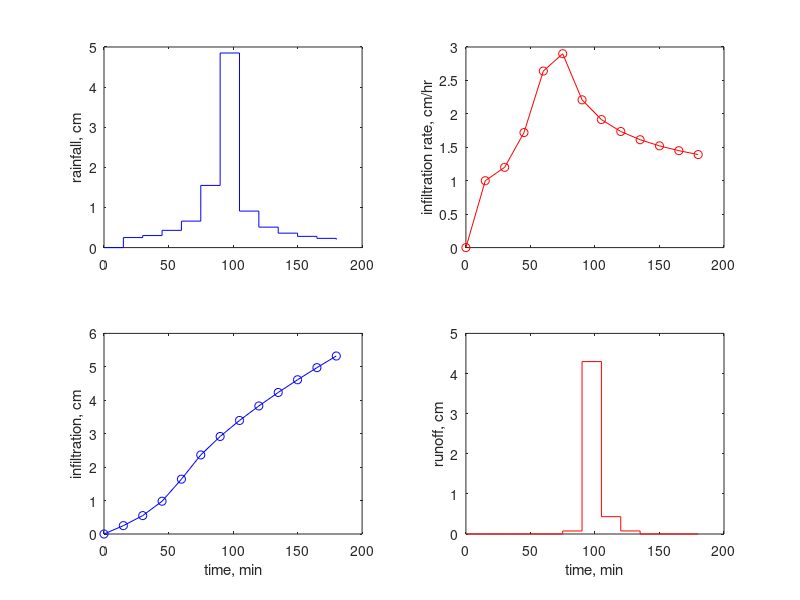

MATLAB code for this plot:
% Green-Ampt excess rainfall model
% P. Moore - Sept. 2015
%   based on Examples 3.2 amd 3.3 from Julien, 2002
clear all; %close all;

% ====== Soil properties =========

p0 = 0.501;         % -, total porosity
p0e = 0.486;        % -, drainable porosity
Se = 0.3;           % -, initial effective saturation <==== ANTECEDENT MOISTURE
psi = 16.68;        % cm, suction head
K = 0.65;           % cm/hr, saturated hydraulic conductivity
hstor = 0.75;       % cm, depression storage capacity
dtheta0 = p0e*(1-Se);   % -, moisture capacity

% ====== Rainfall time series =========

t = 0:15:180;       % min, time elapsed
thr = t/60;         % hr, converted
idt = [0 0.25 0.3 0.43 0.66 1.55 4.85 0.91 0.51 0.36 0.28 0.23 0.2];
                    % cm, rainfall during time increment
nt = length(t);
dt = thr(2)-thr(1);
                    
% ======= Pre-allocate arrays ================

fp = zeros(nt,1); dFa = zeros(nt,1); Fp = zeros(nt,1); dFp = zeros(nt,1);
Sstor = zeros(nt,1); exc = zeros(nt,1); runoff = zeros(nt,1);
dSstor = zeros(nt,1); dexc = zeros(nt,1); idt_plus_Sstor = zeros(nt,1);

% * dFa is actual cumulative infiltration. fp is the potential infiltration 
% rate and Fp and dFp the potential cumulative infiltration and step change 
% (independent of rainfall intensity). All are functions of time, so 
% require arrays of length nt. Matlab (and other languages) run more
% efficiently if variable sizes don't change within loops.

% Sstor is surface detention storage in micro-depressions, up to hstor. exc
% is the excess that can become runoff once depression storage is full.

% ======= Set up initial conditions =====================
%    * first two rows are ICs; all pre-filled with zeros

Fp(1) = 1e-5; % need nonzero value since Fp is in denominator of fp eqn.


% ======= Solution loop =================================

for i = 2:nt
    fp(i) = K*(1 + (psi*dtheta0)/Fp(i-1));      % pot. inf. rate  <======
    dFp(i) = fp(i)*dt;                          % pot. cumul. inf.
    idt_plus_Sstor(i) = idt(i)+Sstor(i-1);      % water needing entry
    dFa(i) = min(dFp(i),idt_plus_Sstor(i));     % actual inf. increment
    Fp(i) = Fp(i-1) + dFa(i);                   % actual infilt. <========
    dexc(i) = idt_plus_Sstor(i) - dFa(i);       % excess rainfall
    Sstor(i) = min(dexc(i),hstor);              % depression storage
    runoff(i) = dexc(i) - Sstor(i);             % actual runoff
end

% ======= Plot resulting infiltration & runoff ==========

%figure;
subplot(2,2,1); stairs(t,idt,'b-'); ylabel('rainfall, cm'); hold on
subplot(2,2,2); plot(t,dFa*4,'r-o'); ylabel('infiltration rate, cm/hr'); hold on
subplot(2,2,3); plot(t,Fp,'b-o'); ylabel('infiltration, cm'); xlabel('time, min'); hold on
subplot(2,2,4); stairs(t,runoff,'r-'); ylabel('runoff, cm'); xlabel('time, min'); hold on